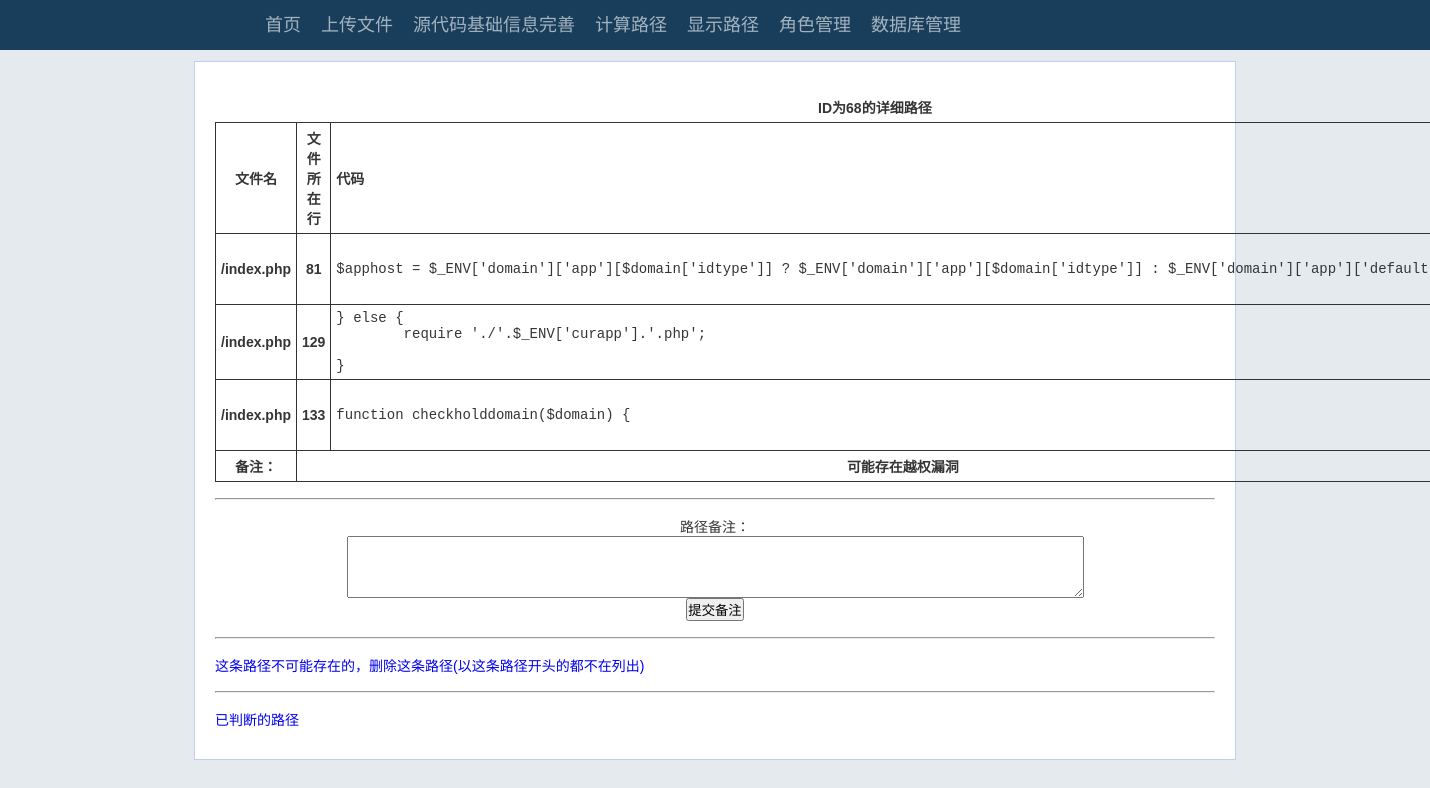
Page /index.php?action=show_path&path_id=68 on the committed database.
### tables this page shows
CREATE TABLE IF NOT EXISTS `points` (
  `id` int(11) NOT NULL auto_increment,
  `file` text NOT NULL,
  `file_id` int(11) NOT NULL,
  `line_number` int(11) NOT NULL,
  `level` int(11) default '-3',
  `position` int(11) default '-3',
  `content` text NOT NULL,
  `role_id` int(11) NOT NULL default '-1',
  `db_action` text NOT NULL,
  `db_line` text NOT NULL,
  `remark` text NOT NULL,
  `is_function` int(11) NOT NULL,
  `functions_line` text NOT NULL,
  PRIMARY KEY  (`id`)
);

CREATE TABLE IF NOT EXISTS `paths` (
  `id` int(11) NOT NULL auto_increment,
  `md5` text NOT NULL,
  `points_id` text NOT NULL,
  `lines_id` text NOT NULL,
  `check` int(11) NOT NULL,
  `start_file` text NOT NULL,
  `start_line` int(11) NOT NULL,
  `end_file` text NOT NULL,
  `end_line` int(11) NOT NULL,
  `remark` text NOT NULL,
  PRIMARY KEY  (`id`)
);

### index.php (the view, shortened to what this page needs)
<?php
	$url_this = "http://".$_SERVER ['HTTP_HOST'].$_SERVER['PHP_SELF'].'?'.$_SERVER['QUERY_STRING'];
	if(empty($_GET['action']))
	{
		include 'html/index.html';
	} else {
		$action = trim($_GET['action']);
		switch($action)
		{
		case 'show_path':
			if(isset($_GET['path_id']))
			{
				$id = $_GET['path_id'];
				echo '<table class="itable">
					<caption>ID为'.$id.'的详细路径</caption>
						<tr>
						<th>文件名</th>
						<th>文件所在行</th>
						<th style="text-align:left">代码</th>
						<th>危险级别</th>
						<th>变量</th>
						<th>备注</th>
						</tr>';
				$sql = "SELECT * FROM  `paths` WHERE  `id` = '$id'";
				$result = mysql_query($sql);
				$res = mysql_fetch_assoc($result);
				$points_id = implode(",", unserialize($res['points_id']));
				$remark = $res['remark'];
				$sql = "select * from `points` where `id` in ($points_id) order by find_in_set(id,'$points_id')";
				$result = mysql_query($sql);
				while($res = mysql_fetch_assoc($result))
				{
					echo "<tr>
							<th>".$res['file']."</th>
							<th>".$res['line_number']."</th>
							<td style='text-align:left'><pre>".trim(htmlspecialchars($res['content']))."</pre></td>
							<th>";
					echo "</th>
							<th>";
					$point_remark = $res['remark'];
					echo "</th><th>$point_remark</th>
					</tr>";
				}
				echo "<tr><th>备注：</th><th colspan='4'>$remark</th></tr>";
				echo '</table><br/><hr/><br/><p><div align="center">
					<form action="#" method="post" enctype="multipart/form-data">
					<a>路径备注：</a><br/>
					<textarea name="remark" cols="90" rows="4"></textarea>
					<br/>
					<input type="submit" name="submit" value="提交备注" />
					</form>
					</div></p><br/><hr/><br/><p><a href="'.$url_this.'&inaction=del">这条路径不可能存在的，删除这条路径(以这条路径开头的都不在列出)</a></p><br/><hr/><br/>
					<p><a href="'.$url_this.'&inaction=checked">已判断的路径</a></p>';
			}
			break;
		}
	}
?>

### css/common.css (style rules this page uses)
body { background:#E4EAED; font-size: 14px; font-family: "微软雅黑","Microsoft Yahei",arial; color:#353535; }
* { margin:0; padding:0; }
a { text-decoration:none; }
#top { height:50px; background:#193E5C; }
#top #menubar { width:1000px; margin:0 auto; }
#menubar ul a { color: #A3B2BE; }
#menubar ul { list-style:none; float:left; margin-left:50px; }
#menubar ul li { float:left; list-style:none; margin-right:20px; height: 51px; font-size: 18px; line-height: 50px; }
#content { background:#FFF; margin-top:10px; width:1000px; margin-left:auto; margin-right:auto; padding:30px 20px; border:1px solid #BFCEF2; min-height:400px; }
.itable { margin:0 auto; width:80%; text-align:center; border-collapse:collapse; }
.itable caption { padding:5px 5px; font-weight:bold; }
.itable th { padding:5px 5px; border:#333 solid 1px; }
.itable td { padding:5px 5px; border:#333 solid 1px; }

### rows in the picture
points: file "/index.php", line_number "81", content "$apphost = $_ENV['domain']['app'][$domain['idtype']] ? $_ENV['domain']['app'][$domain['idtype']] :…"
points: file "/index.php", line_number "129", content "} else { require './'.$_ENV['curapp'].'.php'; }"
points: file "/index.php", line_number "133", content "function checkholddomain($domain) {"
paths: remark "可能存在越权漏洞"

### other values in the picture
$id "68"
